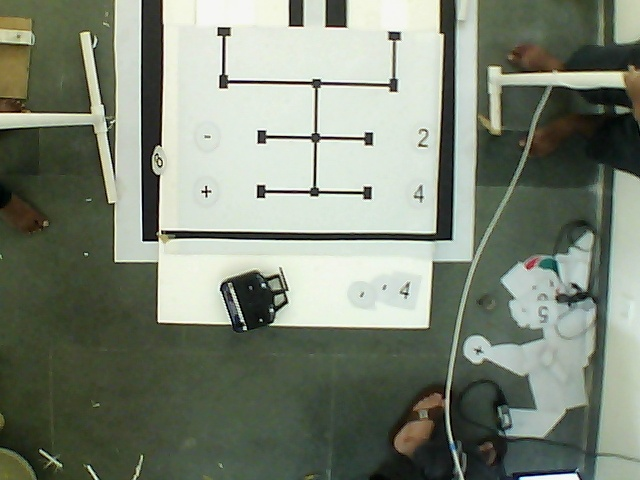
#> input picture Practice/test3s.jpg, 640 x 480 px
$ python histoequi.py
#> lines starting #> are read from the running program, lines starting #| are printed output that depends on the picture
import numpy as np
import cv2
img = cv2.imread('test3s.jpg')
#> img is the input picture: shape (480, 640, 3); mean B, G, R 117.7, 132.9, 124.6
img = cv2.cvtColor(img,cv2.COLOR_BGR2GRAY)
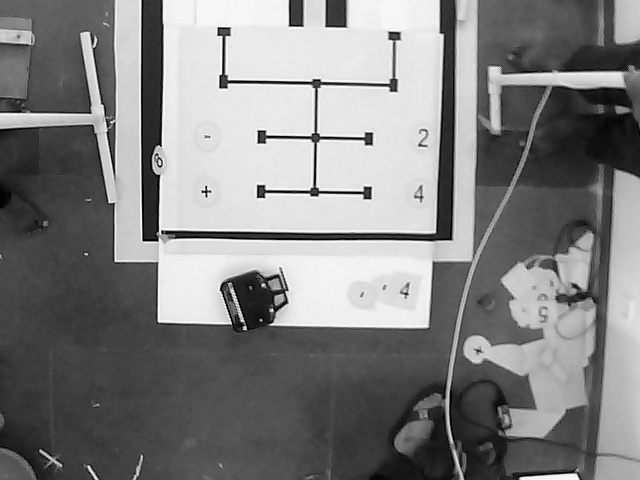
#> img: shape (480, 640); min 0, max 252, mean 128.7
equ = cv2.equalizeHist(img)
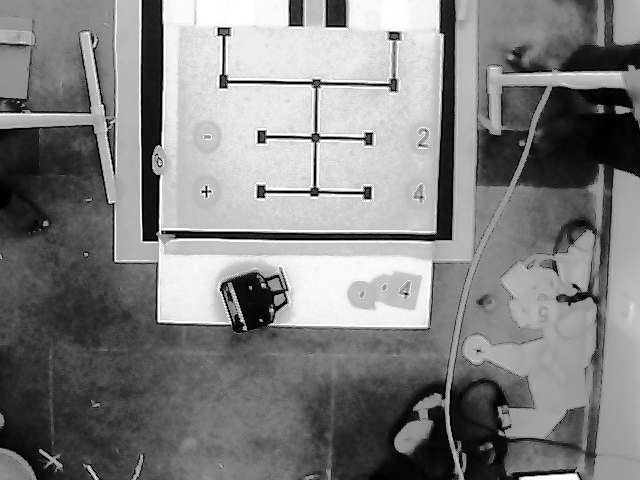
#> equ: shape (480, 640); min 0, max 255, mean 128.5
res = np.hstack((img,equ)) #stacking images side-by-side
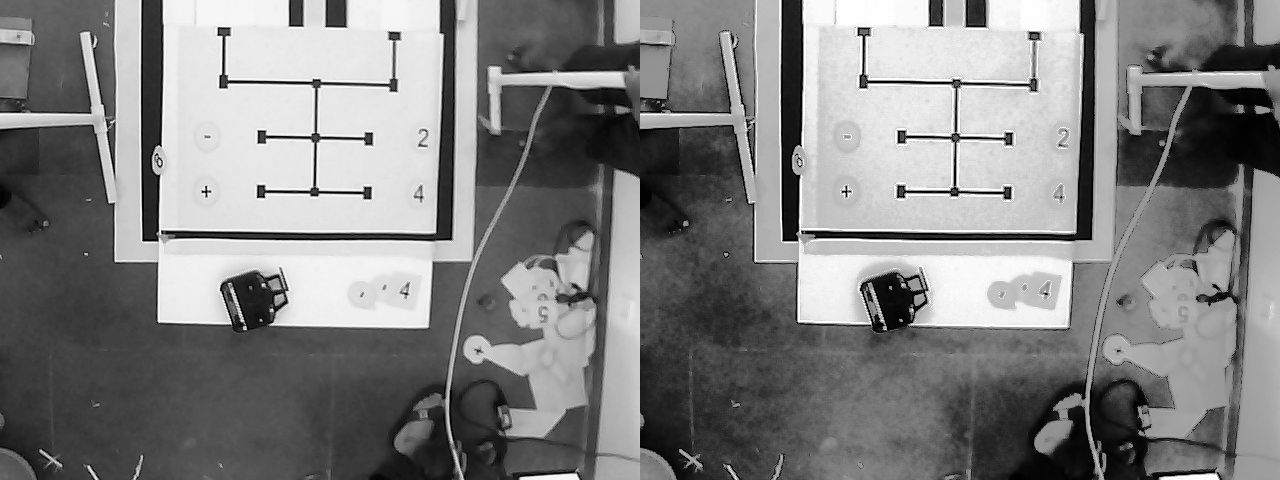
#> res: shape (480, 1280); min 0, max 255, mean 128.6
# create a CLAHE object (Arguments are optional).
clahe = cv2.createCLAHE(clipLimit=2.0, tileGridSize=(8,8))
cl1 = clahe.apply(img)
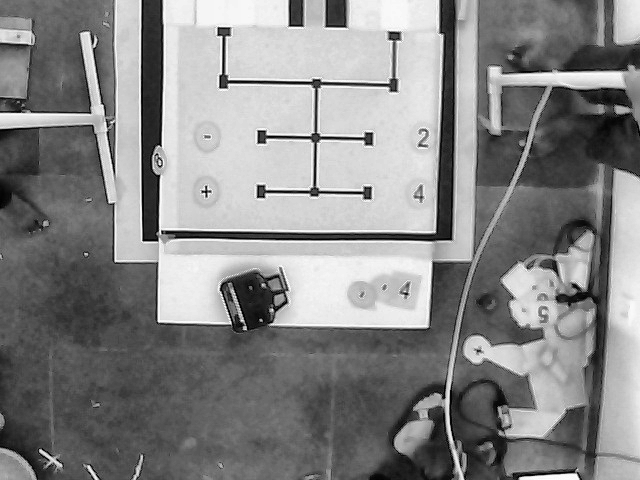
#> cl1: shape (480, 640); min 1, max 254, mean 133.8
cv2.imshow('clahe',cl1)
cv2.imshow('histo',res)
cv2.waitKey(0)
cv2.destroyAllWindows()

$ run again, with Practice/img1.jpg copied over Practice/test3s.jpg
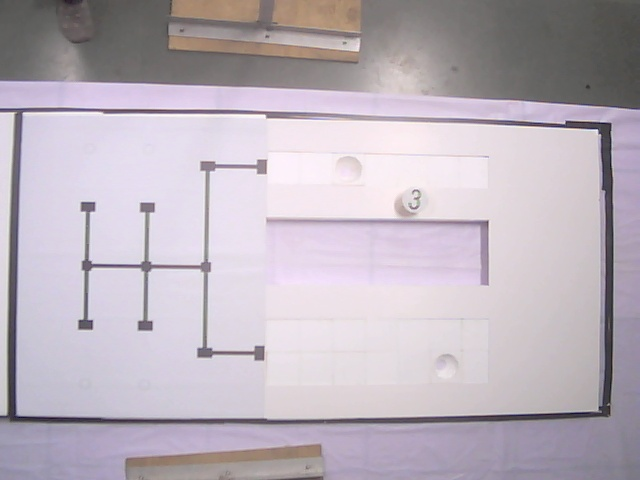
#> input picture Practice/img1.jpg, 640 x 480 px
#> img is the input picture: shape (480, 640, 3); mean B, G, R 188.1, 178.6, 187.7
#> img: shape (480, 640)
#> `res = np.hstack((img,equ))`:
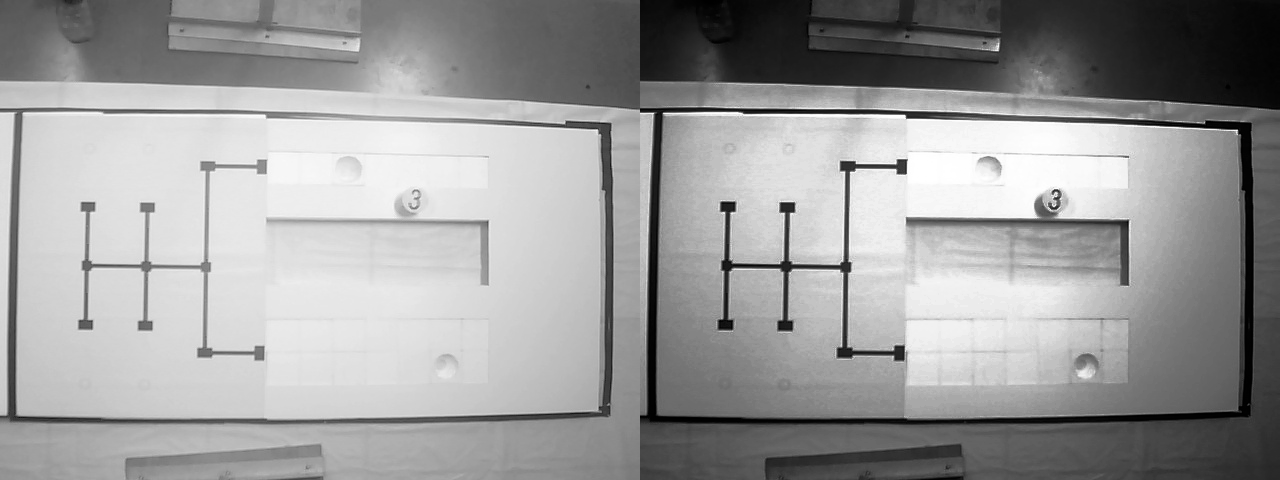
#> res: shape (480, 1280); min 0, max 255, mean 155.6
#> `cl1 = clahe.apply(img)`:
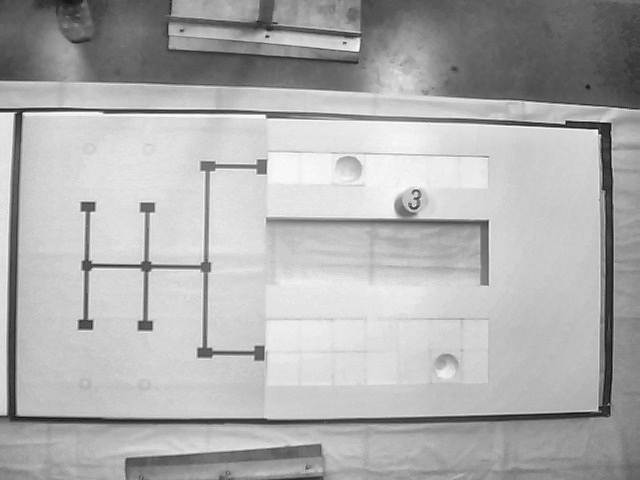
#> cl1: shape (480, 640); min 9, max 254, mean 174.6
